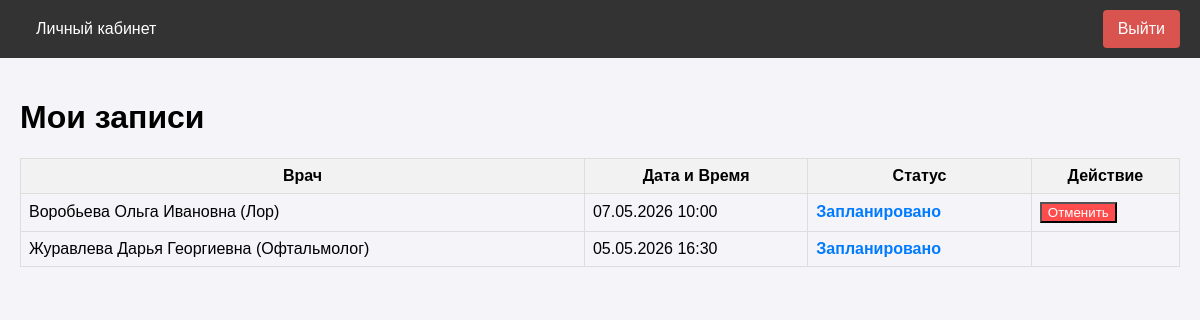
Before: /patient/my-appointments (signed in) with the older database file.
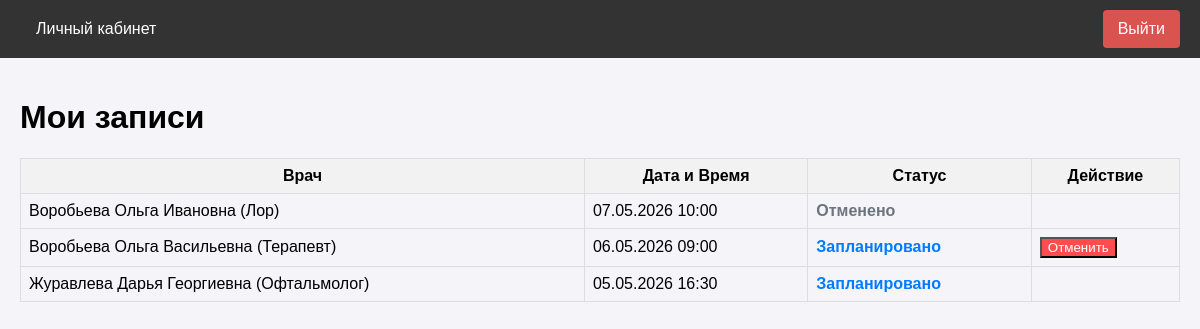
After: the same page with the newer database file.
### app/models.py (models this page shows, shortened)
class Appointment(db.Model):
    __tablename__ = 'appointments'
    id = db.Column(db.Integer, primary_key=True)
    patient_id = db.Column(db.Integer, db.ForeignKey('users.id'), nullable=False)
    doctor_id = db.Column(db.Integer, db.ForeignKey('users.id'), nullable=False)
    slot_id = db.Column(db.Integer, db.ForeignKey('schedule_slots.id'), nullable=False)
    status = db.Column(db.String(20), default='scheduled') # scheduled, completed, cancelled
    created_at = db.Column(db.DateTime, default=datetime.utcnow)
    diagnosis = db.Column(db.Text, nullable=True)
    prescription = db.Column(db.Text, nullable=True)
    @property
    def display_status(self):
        from datetime import datetime
        if self.status == 'cancelled':
            return 'Отменено'
        now = datetime.now()
        if self.slot.start_time > now:
            return 'Запланировано'
        if self.diagnosis or self.prescription:
            return 'Посещено'
        return 'Пропущено'

class User(UserMixin, db.Model):
    __tablename__ = 'users'
    id = db.Column(db.Integer, primary_key=True)
    username = db.Column(db.String(64), index=True, unique=True)
    email = db.Column(db.String(120), index=True, unique=True)
    phone = db.Column(db.String(20), index=True, unique=True)
    password_hash = db.Column(db.String(256))
    role = db.Column(db.String(20), index=True, default='patient')
    specialty = db.Column(db.String(100), nullable=True) # Для врача
    office_number = db.Column(db.String(10), nullable=True) # Для врача
    oms_number = db.Column(db.String(20), nullable=True) # Для пациента
    created_at = db.Column(db.DateTime, default=datetime.utcnow)
    appointments_as_patient = db.relationship('Appointment', foreign_keys='Appointment.patient_id', backref='patient', lazy='dynamic')
    appointments_as_doctor = db.relationship('Appointment', foreign_keys='Appointment.doctor_id', backref='doctor', lazy='dynamic')
    schedule_slots = db.relationship('ScheduleSlot', backref='doctor', lazy='dynamic')
    action_logs = db.relationship('ActionLog', backref='user', lazy='dynamic')

class ScheduleSlot(db.Model):
    __tablename__ = 'schedule_slots'
    id = db.Column(db.Integer, primary_key=True)
    doctor_id = db.Column(db.Integer, db.ForeignKey('users.id'), nullable=False)
    start_time = db.Column(db.DateTime, nullable=False, index=True)
    end_time = db.Column(db.DateTime, nullable=False)
    is_available = db.Column(db.Boolean, default=True) # True - свободно, False - занято/отменено
    appointment = db.relationship('Appointment', uselist=False, backref='slot')

### app/patient/routes.py (the view)
@bp.route('/my-appointments')
@login_required
@role_required('patient')
def my_appointments():
    appointments = Appointment.query\
        .join(ScheduleSlot, Appointment.slot_id == ScheduleSlot.id)\
        .filter(Appointment.patient_id == current_user.id)\
        .order_by(ScheduleSlot.start_time.desc())\
        .all()
    return render_template('patient/my_appointments.html', title='Мои записи', appointments=appointments)

### app/models.py (called while the page is built)
@login_manager.user_loader
def load_user(user_id):
    return User.query.get(int(user_id))

### app/utils.py (called while the page is built)
def role_required(role):
    def decorator(f):
        @wraps(f)
        def decorated_function(*args, **kwargs):
            if not current_user.is_authenticated:
                return redirect(url_for('auth.login'))
            if current_user.role != role:
                flash('У вас нет доступа к этой странице.')
                return redirect(url_for('main.index'))
            return f(*args, **kwargs)
        return decorated_function
    return decorator

### app/templates/patient/my_appointments.html (shortened to what this page needs)
{% extends "base.html" %}
{% block content %}
<h1>Мои записи</h1>
<table style="width: 100%; border-collapse: collapse; margin-top: 20px;">
    <tr style="background-color: #f2f2f2;">
        <th style="border: 1px solid #ddd; padding: 8px;">Врач</th>
        <th style="border: 1px solid #ddd; padding: 8px;">Дата и Время</th>
        <th style="border: 1px solid #ddd; padding: 8px;">Статус</th>
        <th style="border: 1px solid #ddd; padding: 8px;">Действие</th>
    </tr>
    {% for appt in appointments %}
    <tr>
        <td style="border: 1px solid #ddd; padding: 8px;">{{ appt.doctor.username }} ({{ appt.doctor.specialty }})</td>
        <td style="border: 1px solid #ddd; padding: 8px;">{{ appt.slot.start_time.strftime('%d.%m.%Y %H:%M') }}</td>
        <td style="border: 1px solid #ddd; padding: 8px; font-weight: bold; color:
            {% if appt.display_status == 'Запланировано' %}#007bff
            {% elif appt.display_status == 'Посещено' %}#28a745
            {% elif appt.display_status == 'Пропущено' %}#dc3545
            {% else %}#6c757d{% endif %};">
            {{ appt.display_status }}
        </td>
        <td style="border: 1px solid #ddd; padding: 8px;">
            {% if appt.status == 'scheduled' and appt.slot.start_time > now() %}
            <form action="{{ url_for('patient.cancel_appointment', appointment_id=appt.id) }}" method="post" onsubmit="return confirm('Вы уверены, что хотите отменить запись?');">
                <button type="submit" class="btn" style="background-color: #ff4d4d; color: white;">Отменить</button>
            </form>
            {% endif %}
        </td>
    </tr>
    {% else %}
    <tr>
        <td colspan="4" style="border: 1px solid #ddd; padding: 8px;">У вас нет активных записей.</td>
    </tr>
    {% endfor %}
</table>
{% endblock %}

### app/templates/base.html (shortened to what this page needs)
<!DOCTYPE html>
<html lang="ru">
<head>
</head>
<body>
    <nav>
        <div class="nav-left">
            {% if current_user.is_authenticated %}
                {% if current_user.role == 'patient' %}
                    <a href="{{ url_for('patient.dashboard') }}">Личный кабинет</a>
                {% elif current_user.role == 'doctor' %}
                    <a href="{{ url_for('doctor.dashboard') }}">Личный кабинет</a>
                {% elif current_user.role == 'admin' %}
                    <a href="{{ url_for('admin.dashboard') }}">Личный кабинет</a>
                {% else %}
                    <a href="{{ url_for('main.index') }}">Главная</a>
                {% endif %}
            {% else %}
                <a href="{{ url_for('main.index') }}">Главная</a>
            {% endif %}
        </div>
        <div class="nav-right">
            {% if current_user.is_anonymous %}
                <a href="{{ url_for('auth.login') }}">Вход</a>
                <a href="{{ url_for('auth.register') }}">Регистрация</a>
            {% else %}
                <a href="{{ url_for('auth.logout') }}" class="btn-logout">Выйти</a>
            {% endif %}
        </div>
    </nav>
    <div class="content">
        {% block content %}{% endblock %}
    </div>
</body>
</html>

### app/templates/base.html (style rules this page uses)
body { font-family: Arial, sans-serif; margin: 0; padding: 0; background-color: #f4f4f9; }
nav { background-color: #333; overflow: hidden; padding: 10px 20px; display: flex; justify-content: space-between; align-items: center; }
.nav-left a { color: white; text-align: center; padding: 14px 16px; text-decoration: none; }
.nav-right { display: flex; gap: 10px; }
.nav-right a { color: white; text-align: center; padding: 10px 15px; text-decoration: none; border-radius: 4px; transition: background-color 0.3s; }
.btn-logout { background-color: #d9534f; }
.content { padding: 20px; }

Changed rows visible on the page:
changed Appointment "Воробьева Ольга Ивановна": display_status "Запланировано" → "Отменено"; no longer shows "Отменить"
added Appointment: doctor.username "Воробьева Ольга Васильевна", doctor.specialty "Терапевт", slot.start_time "06.05.2026 09:00", display_status "Запланировано"
